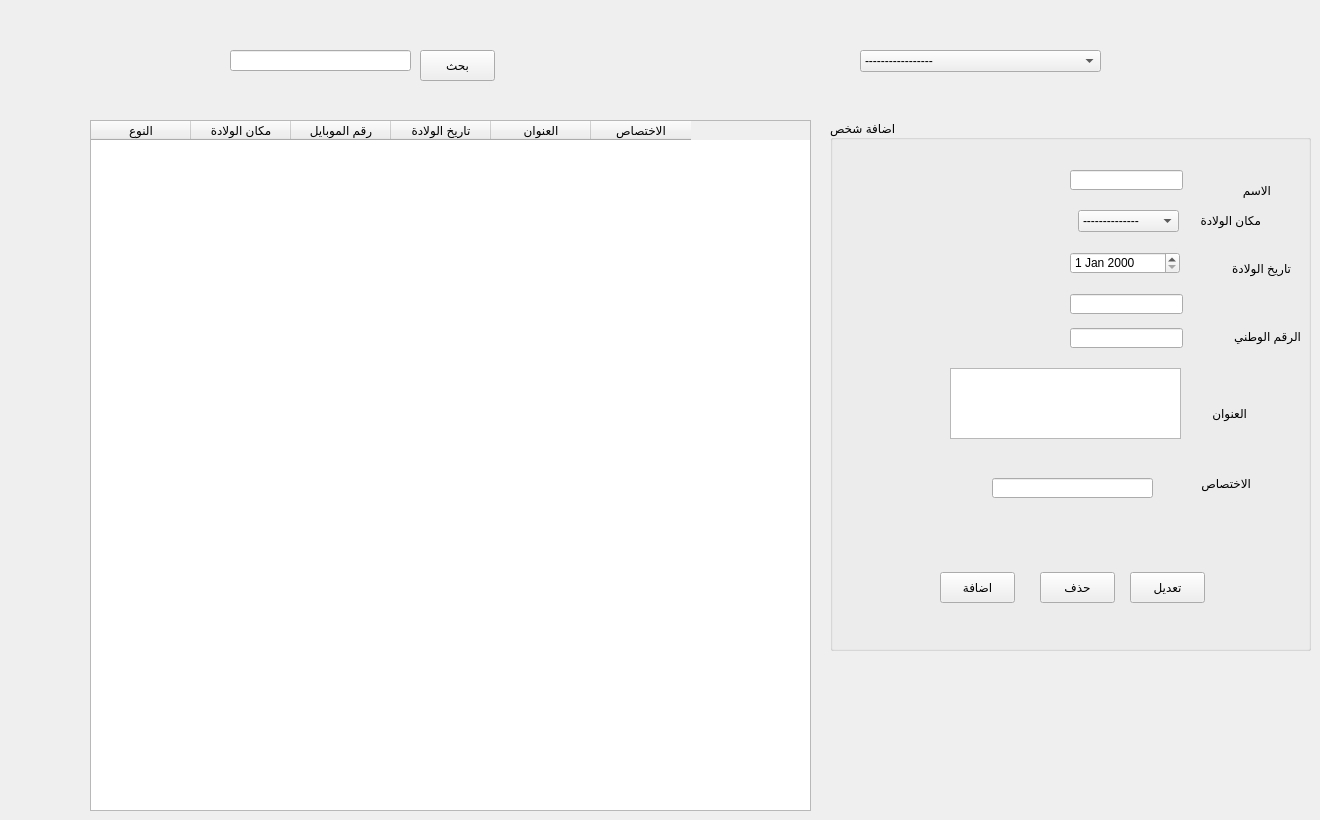
    <widget class="QWidget" name="tab">
     <attribute name="title">
      <string>اشخاص</string>
     </attribute>
     <widget class="QComboBox" name="comboBox">
      <property name="geometry">
       <rect>
        <x>860</x>
        <y>50</y>
        <width>241</width>
        <height>22</height>
       </rect>
      </property>
      <item>
       <property name="text">
        <string>-----------------</string>
       </property>
      </item>
      <item>
       <property name="text">
        <string>موظفين</string>
       </property>
      </item>
      <item>
       <property name="text">
        <string>كفلاء</string>
       </property>
      </item>
      <item>
       <property name="text">
        <string>مستفيدين</string>
       </property>
      </item>
      <item>
       <property name="text">
        <string>اطباء</string>
       </property>
      </item>
     </widget>
     <widget class="QGroupBox" name="groupBox_2">
      <property name="geometry">
       <rect>
        <x>830</x>
        <y>120</y>
        <width>481</width>
        <height>531</height>
       </rect>
      </property>
      <property name="title">
       <string>اضافة شخص</string>
      </property>
      <widget class="QLabel" name="label_12">
       <property name="geometry">
        <rect>
         <x>380</x>
         <y>206</y>
         <width>91</width>
         <height>20</height>
        </rect>
       </property>
       <property name="text">
        <string>الرقم الوطني</string>
       </property>
      </widget>
      <widget class="QLabel" name="label_19">
       <property name="geometry">
        <rect>
         <x>370</x>
         <y>60</y>
         <width>71</width>
         <height>20</height>
        </rect>
       </property>
       <property name="text">
        <string>الاسم</string>
       </property>
      </widget>
      <widget class="QLabel" name="label_20">
       <property name="geometry">
        <rect>
         <x>340</x>
         <y>90</y>
         <width>91</width>
         <height>20</height>
        </rect>
       </property>
       <property name="text">
        <string>مكان الولادة</string>
       </property>
      </widget>
      <widget class="QLabel" name="label_7">
       <property name="geometry">
        <rect>
         <x>370</x>
         <y>278</y>
         <width>47</width>
         <height>31</height>
        </rect>
       </property>
       <property name="text">
        <string>العنوان</string>
       </property>
      </widget>
      <widget class="QLabel" name="label_21">
       <property name="geometry">
        <rect>
         <x>370</x>
         <y>138</y>
         <width>91</width>
         <height>20</height>
        </rect>
       </property>
       <property name="text">
        <string>تاريخ الولادة</string>
       </property>
      </widget>
      <widget class="QTextEdit" name="textEdit">
       <property name="geometry">
        <rect>
         <x>120</x>
         <y>248</y>
         <width>231</width>
         <height>71</height>
        </rect>
       </property>
      </widget>
      <widget class="QPushButton" name="pushButton">
       <property name="geometry">
        <rect>
         <x>300</x>
         <y>452</y>
         <width>75</width>
         <height>31</height>
        </rect>
       </property>
       <property name="text">
        <string>تعديل</string>
       </property>
      </widget>
      <widget class="QPushButton" name="pushButton_3">
       <property name="geometry">
        <rect>
         <x>210</x>
         <y>452</y>
         <width>75</width>
         <height>31</height>
        </rect>
       </property>
       <property name="text">
        <string>حذف</string>
       </property>
      </widget>
      <widget class="QPushButton" name="pushButton_2">
       <property name="geometry">
        <rect>
         <x>110</x>
         <y>452</y>
         <width>75</width>
         <height>31</height>
        </rect>
       </property>
       <property name="text">
        <string>اضافة</string>
       </property>
      </widget>
      <widget class="QLineEdit" name="lineEdit_4">
       <property name="geometry">
        <rect>
         <x>240</x>
         <y>208</y>
         <width>113</width>
         <height>20</height>
        </rect>
       </property>
      </widget>
      <widget class="QLineEdit" name="lineEdit_2">
       <property name="geometry">
        <rect>
         <x>240</x>
         <y>174</y>
         <width>113</width>
         <height>20</height>
        </rect>
       </property>
      </widget>
      <widget class="QDateEdit" name="dateEdit">
       <property name="geometry">
        <rect>
         <x>240</x>
         <y>132</y>
         <width>110</width>
         <height>22</height>
        </rect>
       </property>
      </widget>
      <widget class="QComboBox" name="comboBox_2">
       <property name="geometry">
        <rect>
         <x>248</x>
         <y>90</y>
         <width>101</width>
         <height>22</height>
        </rect>
       </property>
       <item>
        <property name="text">
         <string>--------------</string>
        </property>
       </item>
       <item>
        <property name="text">
         <string>دمشق</string>
        </property>
       </item>
       <item>
        <property name="text">
         <string>ريف دمشق</string>
        </property>
       </item>
       <item>
        <property name="text">
         <string>حلب</string>
        </property>
       </item>
       <item>
        <property name="text">
         <string>حماة</string>
        </property>
       </item>
       <item>
        <property name="text">
         <string>اللاذقية</string>
        </property>
       </item>
       <item>
        <property name="text">
         <string>طرطوس</string>
        </property>
       </item>
       <item>
        <property name="text">
         <string>درعا</string>
        </property>
       </item>
       <item>
        <property name="text">
         <string>الرقة</string>
        </property>
       </item>
       <item>
        <property name="text">
         <string>دير الزور</string>
        </property>
       </item>
       <item>
        <property name="text">
         <string>ادلب</string>
        </property>
       </item>
       <item>
        <property name="text">
         <string>الحسكة </string>
        </property>
       </item>
       <item>
        <property name="text">
         <string>القنيطرة</string>
        </property>
       </item>
       <item>
        <property name="text">
         <string>حمص</string>
        </property>
       </item>
       <item>
        <property name="text">
         <string>السويداء</string>
        </property>
       </item>
      </widget>
      <widget class="QLabel" name="label_22">
       <property name="geometry">
        <rect>
         <x>330</x>
         <y>338</y>
         <width>91</width>
         <height>51</height>
        </rect>
       </property>
       <property name="text">
        <string>الاختصاص</string>
       </property>
      </widget>
      <widget class="QLineEdit" name="lineEdit_7">
       <property name="geometry">
        <rect>
         <x>162</x>
         <y>358</y>
         <width>161</width>
         <height>20</height>
        </rect>
       </property>
       <property name="text">
        <string/>
       </property>
      </widget>
      <widget class="QLineEdit" name="lineEdit_5">
       <property name="geometry">
        <rect>
         <x>240</x>
         <y>50</y>
         <width>113</width>
         <height>20</height>
        </rect>
       </property>
      </widget>
     </widget>
     <widget class="QTableWidget" name="tableWidget">
      <property name="geometry">
       <rect>
        <x>90</x>
        <y>120</y>
        <width>721</width>
        <height>691</height>
       </rect>
      </property>
      <column>
       <property name="text">
        <string>النوع</string>
       </property>
      </column>
      <column>
       <property name="text">
        <string>مكان الولادة</string>
       </property>
      </column>
      <column>
       <property name="text">
        <string>رقم الموبايل</string>
       </property>
      </column>
      <column>
       <property name="text">
        <string>تاريخ الولادة</string>
       </property>
      </column>
      <column>
       <property name="text">
        <string>العنوان</string>
       </property>
      </column>
      <column>
       <property name="text">
        <string>الاختصاص</string>
       </property>
      </column>
     </widget>
     <widget class="QLineEdit" name="lineEdit">
      <property name="geometry">
       <rect>
        <x>230</x>
        <y>50</y>
        <width>181</width>
        <height>21</height>
       </rect>
      </property>
     </widget>
     <widget class="QPushButton" name="pushButton_4">
      <property name="geometry">
       <rect>
        <x>420</x>
        <y>50</y>
        <width>75</width>
        <height>31</height>
       </rect>
      </property>
      <property name="text">
       <string>بحث</string>
      </property>
     </widget>
    </widget>
